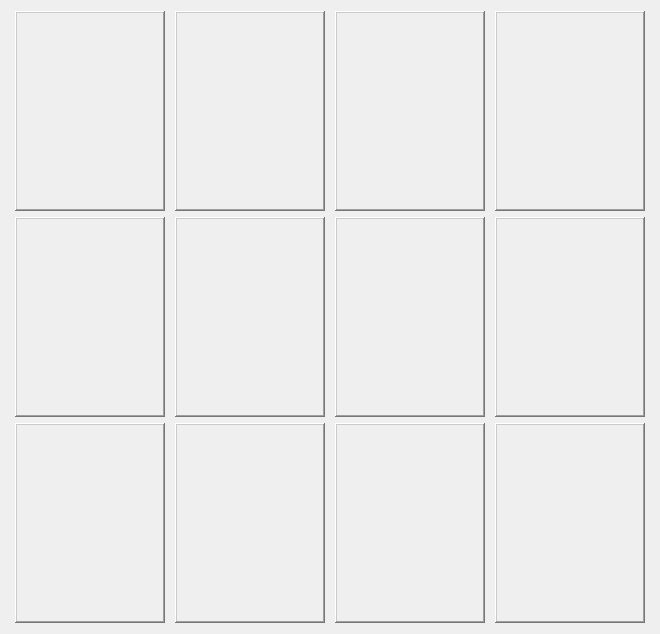
                       <widget class="QWidget" name="scrollAreaWidgetContents">
                        <property name="geometry">
                         <rect>
                          <x>0</x>
                          <y>0</y>
                          <width>660</width>
                          <height>630</height>
                         </rect>
                        </property>
                        <layout class="QGridLayout" name="gridLayout">
                         <item row="1" column="1">
                          <widget class="QFrame" name="frame_21">
                           <property name="minimumSize">
                            <size>
                             <width>150</width>
                             <height>200</height>
                            </size>
                           </property>
                           <property name="maximumSize">
                            <size>
                             <width>150</width>
                             <height>200</height>
                            </size>
                           </property>
                           <property name="frameShape">
                            <enum>QFrame::WinPanel</enum>
                           </property>
                           <property name="frameShadow">
                            <enum>QFrame::Raised</enum>
                           </property>
                           <property name="lineWidth">
                            <number>1</number>
                           </property>
                          </widget>
                         </item>
                         <item row="3" column="0">
                          <widget class="QFrame" name="frame_22">
                           <property name="minimumSize">
                            <size>
                             <width>150</width>
                             <height>200</height>
                            </size>
                           </property>
                           <property name="maximumSize">
                            <size>
                             <width>150</width>
                             <height>200</height>
                            </size>
                           </property>
                           <property name="frameShape">
                            <enum>QFrame::WinPanel</enum>
                           </property>
                           <property name="frameShadow">
                            <enum>QFrame::Raised</enum>
                           </property>
                           <property name="lineWidth">
                            <number>1</number>
                           </property>
                          </widget>
                         </item>
                         <item row="1" column="2">
                          <widget class="QFrame" name="frame_4">
                           <property name="minimumSize">
                            <size>
                             <width>150</width>
                             <height>200</height>
                            </size>
                           </property>
                           <property name="maximumSize">
                            <size>
                             <width>150</width>
                             <height>200</height>
                            </size>
                           </property>
                           <property name="frameShape">
                            <enum>QFrame::WinPanel</enum>
                           </property>
                           <property name="frameShadow">
                            <enum>QFrame::Raised</enum>
                           </property>
                           <property name="lineWidth">
                            <number>1</number>
                           </property>
                          </widget>
                         </item>
                         <item row="1" column="0">
                          <widget class="QFrame" name="frame_20">
                           <property name="minimumSize">
                            <size>
                             <width>150</width>
                             <height>200</height>
                            </size>
                           </property>
                           <property name="maximumSize">
                            <size>
                             <width>150</width>
                             <height>200</height>
                            </size>
                           </property>
                           <property name="frameShape">
                            <enum>QFrame::WinPanel</enum>
                           </property>
                           <property name="frameShadow">
                            <enum>QFrame::Raised</enum>
                           </property>
                           <property name="lineWidth">
                            <number>1</number>
                           </property>
                          </widget>
                         </item>
                         <item row="1" column="3">
                          <widget class="QFrame" name="frame_5">
                           <property name="minimumSize">
                            <size>
                             <width>150</width>
                             <height>200</height>
                            </size>
                           </property>
                           <property name="maximumSize">
                            <size>
                             <width>150</width>
                             <height>200</height>
                            </size>
                           </property>
                           <property name="frameShape">
                            <enum>QFrame::WinPanel</enum>
                           </property>
                           <property name="frameShadow">
                            <enum>QFrame::Raised</enum>
                           </property>
                          </widget>
                         </item>
                         <item row="3" column="2">
                          <widget class="QFrame" name="frame_6">
                           <property name="minimumSize">
                            <size>
                             <width>150</width>
                             <height>200</height>
                            </size>
                           </property>
                           <property name="maximumSize">
                            <size>
                             <width>150</width>
                             <height>200</height>
                            </size>
                           </property>
                           <property name="frameShape">
                            <enum>QFrame::WinPanel</enum>
                           </property>
                           <property name="frameShadow">
                            <enum>QFrame::Raised</enum>
                           </property>
                           <property name="lineWidth">
                            <number>1</number>
                           </property>
                          </widget>
                         </item>
                         <item row="2" column="3">
                          <widget class="QFrame" name="frame_9">
                           <property name="minimumSize">
                            <size>
                             <width>150</width>
                             <height>200</height>
                            </size>
                           </property>
                           <property name="maximumSize">
                            <size>
                             <width>150</width>
                             <height>200</height>
                            </size>
                           </property>
                           <property name="frameShape">
                            <enum>QFrame::WinPanel</enum>
                           </property>
                           <property name="frameShadow">
                            <enum>QFrame::Raised</enum>
                           </property>
                          </widget>
                         </item>
                         <item row="3" column="3">
                          <widget class="QFrame" name="frame_10">
                           <property name="minimumSize">
                            <size>
                             <width>150</width>
                             <height>200</height>
                            </size>
                           </property>
                           <property name="maximumSize">
                            <size>
                             <width>150</width>
                             <height>200</height>
                            </size>
                           </property>
                           <property name="frameShape">
                            <enum>QFrame::WinPanel</enum>
                           </property>
                           <property name="frameShadow">
                            <enum>QFrame::Raised</enum>
                           </property>
                          </widget>
                         </item>
                         <item row="2" column="0">
                          <widget class="QFrame" name="frame_23">
                           <property name="minimumSize">
                            <size>
                             <width>150</width>
                             <height>200</height>
                            </size>
                           </property>
                           <property name="maximumSize">
                            <size>
                             <width>150</width>
                             <height>200</height>
                            </size>
                           </property>
                           <property name="frameShape">
                            <enum>QFrame::WinPanel</enum>
                           </property>
                           <property name="frameShadow">
                            <enum>QFrame::Raised</enum>
                           </property>
                           <property name="lineWidth">
                            <number>1</number>
                           </property>
                          </widget>
                         </item>
                         <item row="2" column="1">
                          <widget class="QFrame" name="frame_24">
                           <property name="minimumSize">
                            <size>
                             <width>150</width>
                             <height>200</height>
                            </size>
                           </property>
                           <property name="maximumSize">
                            <size>
                             <width>150</width>
                             <height>200</height>
                            </size>
                           </property>
                           <property name="frameShape">
                            <enum>QFrame::WinPanel</enum>
                           </property>
                           <property name="frameShadow">
                            <enum>QFrame::Raised</enum>
                           </property>
                           <property name="lineWidth">
                            <number>1</number>
                           </property>
                          </widget>
                         </item>
                         <item row="2" column="2">
                          <widget class="QFrame" name="frame_17">
                           <property name="minimumSize">
                            <size>
                             <width>150</width>
                             <height>200</height>
                            </size>
                           </property>
                           <property name="maximumSize">
                            <size>
                             <width>150</width>
                             <height>200</height>
                            </size>
                           </property>
                           <property name="frameShape">
                            <enum>QFrame::WinPanel</enum>
                           </property>
                           <property name="frameShadow">
                            <enum>QFrame::Raised</enum>
                           </property>
                           <property name="lineWidth">
                            <number>1</number>
                           </property>
                          </widget>
                         </item>
                         <item row="3" column="1">
                          <widget class="QFrame" name="frame_18">
                           <property name="minimumSize">
                            <size>
                             <width>150</width>
                             <height>200</height>
                            </size>
                           </property>
                           <property name="maximumSize">
                            <size>
                             <width>150</width>
                             <height>200</height>
                            </size>
                           </property>
                           <property name="frameShape">
                            <enum>QFrame::WinPanel</enum>
                           </property>
                           <property name="frameShadow">
                            <enum>QFrame::Raised</enum>
                           </property>
                           <property name="lineWidth">
                            <number>1</number>
                           </property>
                          </widget>
                         </item>
                        </layout>
                       </widget>
